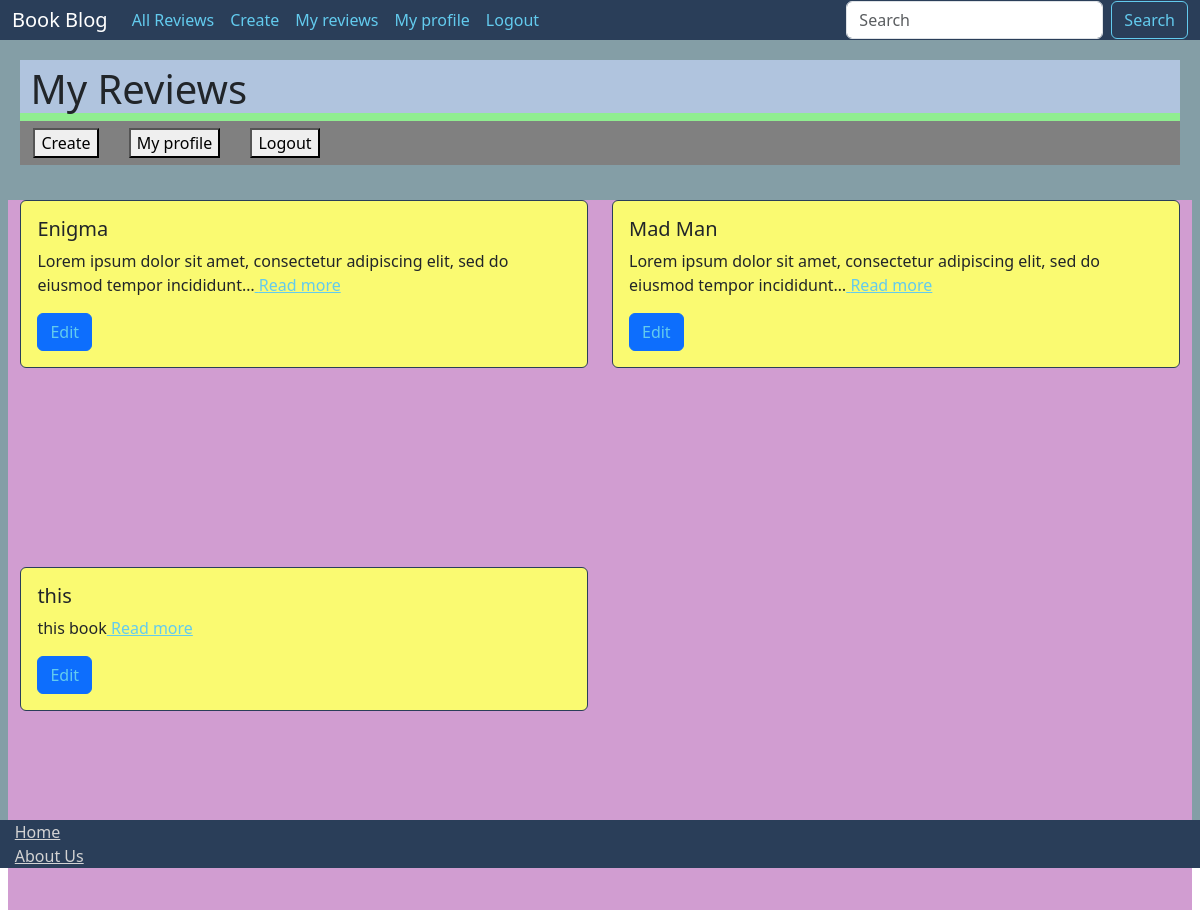
The page /posts/my-list/ (signed in) on the database its author committed.
### posts/models.py (models this page shows, shortened)
class Post(models.Model):
    book_title = models.CharField(max_length=128)
    book_author = models.CharField(max_length=128)
    body = models.TextField()
    post_author = models.ForeignKey(
        get_user_model(),
        on_delete=models.CASCADE)
    created_on = models.DateTimeField(auto_now_add=True)
    status = models.ForeignKey(
        Status,
        on_delete = models.CASCADE,
        null=True, default=None
    )

### posts/views.py (the view)
# urls.py: path("my-list/", views.MyPostListView.as_view(), name ='my_list'),
class MyPostListView(ListView):
    template_name = "posts/my_lists.html"
    model = Post
    def get_queryset(self):
        queryset = super().get_queryset()
        queryset = queryset.filter(post_author=self.request.user)
        return queryset

### templates/posts/my_lists.html (shortened to what this page needs)
{% extends 'base.html' %}
{% load static %}
{% block content %}
<div class="h1_btnTrio">
    <div class="page_h1">
        <h1>My Reviews</h1>
    </div>
    <div class="button_trio">
        {% if user.is_authenticated %}
        <a href="{% url 'new' %}" class="btn"><button>Create</button></a>
        <a href="{% url 'profile_update' %}" class="btn"><button>My profile</button></a>
        <a href="{% url 'logout' %}" class="btn"><button>Logout</button></a>
        {% endif %}
    </div>
</div>
<div class="row">
    {% for post in object_list %}
            <div class="col-sm-6 mb-3 mb-sm-0">
                <div class="card mb-5">
                    <div class="card-body">
                        <h5 class="card-title">{{ post.book_title }}</h5>
                        <p class="card-text">{{ post.body | truncatechars:90 }}<a href="{% url 'details' post.pk %}"> Read more</a></p>
                        <a href="{% url 'edit' post.pk %}" class="btn btn-primary">Edit</a>
                    </div>
                </div>
            </div>
    {% endfor %}
</div>
{% endblock %}

### static/css/base.css (style rules this page uses)
.page_h1 { background-color: lightsteelblue; padding-left: 10px; padding-top: 5px; }
a { color: rgb(99, 203, 238) !important; }
.h1_btnTrio { background-color: lightgreen; margin-bottom: 3%; }
.button_trio { background-color: grey; }
.row { background-color: rgb(209, 157, 209); min-height: calc(100vh - 90px) !important; height: calc(100vh - 90px) !important; }
.card.mb-5 { background-color: rgb(250, 250, 113)!important; border: 1.5px solid #2A3E59; }

### rows shown on the page
Post: book_title "Enigma", body "Lorem ipsum dolor sit amet, consectetur adipiscing elit, sed do eiusmod tempor incididunt…"
Post: book_title "Mad Man", body "Lorem ipsum dolor sit amet, consectetur adipiscing elit, sed do eiusmod tempor incididunt…"
Post: book_title "this", body "this book"
